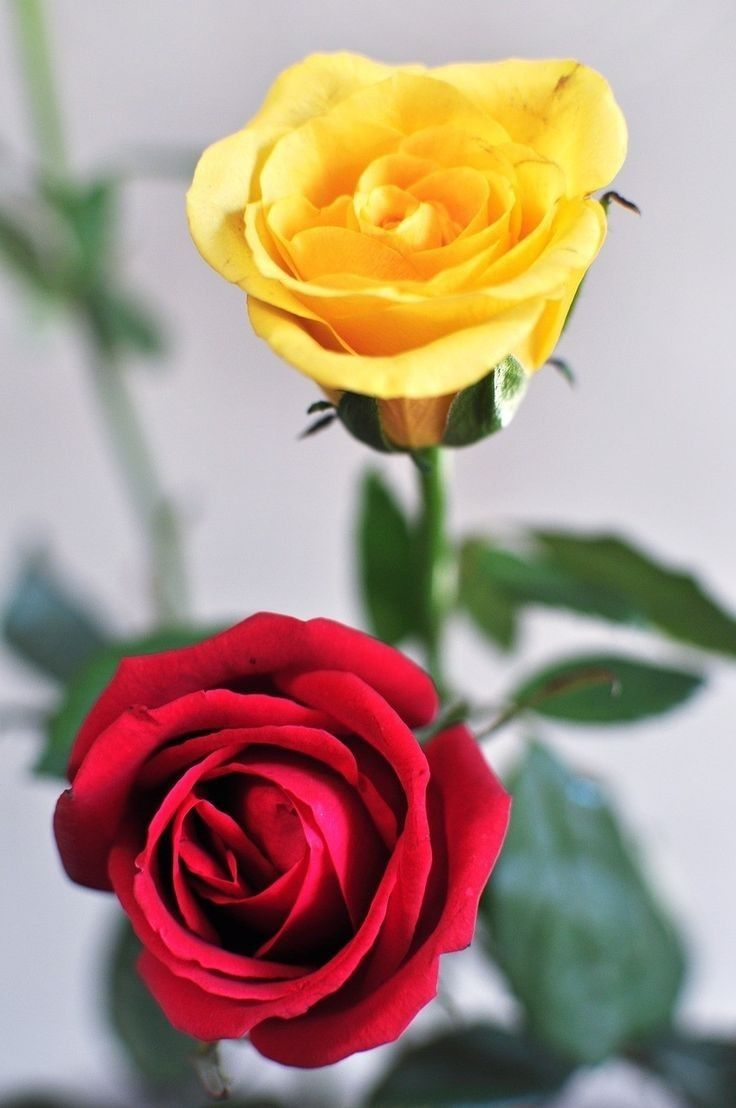
#> input picture red_yellow.jpg, 736 x 1108 px, found by its file name
$ jupyter execute HDR.ipynb
#> lines starting #> are read from the running program, lines starting #| are printed output that depends on the picture
# Imports

[cell 1]
import cv2
import numpy as np
import matplotlib.pyplot as plt

# 1) Upload the photo

[cell 2]
img = cv2.imread("D:\Tempo\\red_yellow.jpg")
#> img is the input picture: shape (1108, 736, 3); mean B, G, R 127.8, 144, 170
img = cv2.resize(img, (500,400))
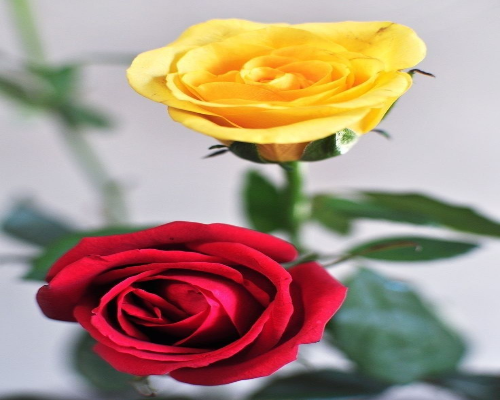
#> img: shape (400, 500, 3); mean B, G, R 127.7, 143.9, 169.9

# 2) Create 3 Exposures for 1 photo

[cell 3]
def LDR_exposures(img , factor):  # lighter , darker , regular
#> called with factor = 0.2
    return np.clip(img.astype(np.float32) * factor , 0, 255).astype(np.uint8)
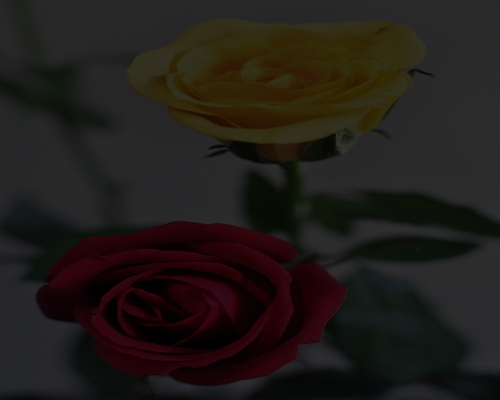
#> returned value: shape (400, 500, 3); mean of channels 0, 1, 2 25.1, 28.4, 33.6; drawn as B, G, R

exposure = np.array([0.2 ,  4.0],dtype=np.float32) # 2 exposures (darker , regular , lighter)

imgs = [LDR_exposures(img , exposure[0]) ,
        img.copy() ,
        LDR_exposures(img , exposure[1])]
#> call 2 of LDR_exposures, with factor = 4
#> in LDR_exposures (call 2), `return np.clip(img.astype(np.float32) * factor , 0, 255).astype(np.uin..`:
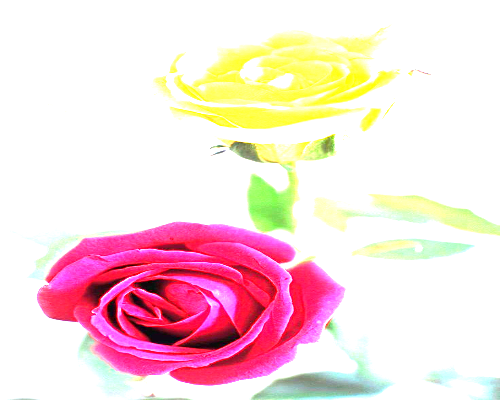
#> returned value: shape (400, 500, 3); mean of channels 0, 1, 2 218.2, 218.4, 247.5; drawn as B, G, R

# 3) Merge the 3 Exposures

[cell 4]
def mergeHDR (imgs , times):
    hdr = np.zeros(imgs[0].shape , dtype=np.float32)
    weight_sum = np.zeros_like(imgs[0] , dtype=np.float32)

    for img , t in zip(imgs , times):
        w = 1.0 - (img.astype(np.float32) / 127.5 - 1.0) ** 2
        hdr += w * (img.astype(np.float32) / 255.0 / t )
        weight_sum += w
#> this loop made 2 passes
#> t on passes 1 to 2: 0.2, 4
#> pass 1, in mergeHDR, `hdr += w * (img.astype(np.float32) / 255.0 / t )`:
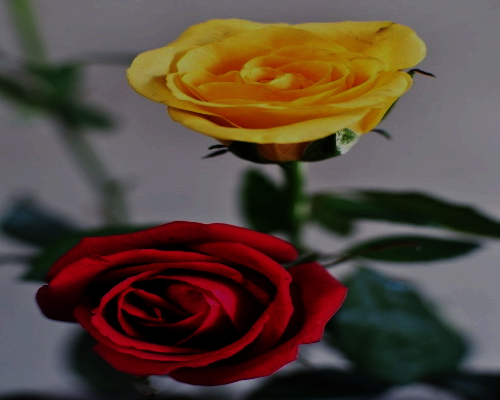
#> hdr: shape (400, 500, 3) float32; mean of channels 0, 1, 2 0.227, 0.27, 0.336; drawn as B, G, R
#> after the loop:
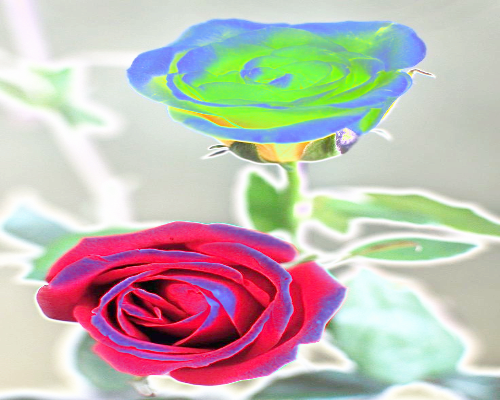
#> weight_sum: shape (400, 500, 3) float32; mean of channels 0, 1, 2 0.978, 1.01, 1.07; drawn with min black and max white
    return hdr / (weight_sum +1e-8)
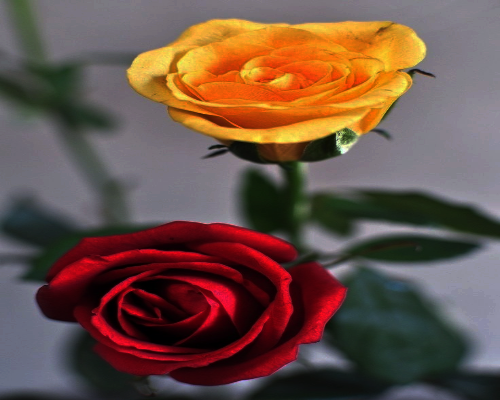
#> returned value: shape (400, 500, 3) float32; mean of channels 0, 1, 2 0.276, 0.318, 0.423; drawn as B, G, R
hdr = mergeHDR(imgs , exposure)

# 4) Tone mapping

[cell 5]
def mapping(hdr , gamma = 1.599): # gamma: how much to control the overall brightness
#> called with gamma = 1.6
    lum =0.2126 * hdr[...,0] + 0.7152 * hdr[...,1] + 0.0722 * hdr[...,2]
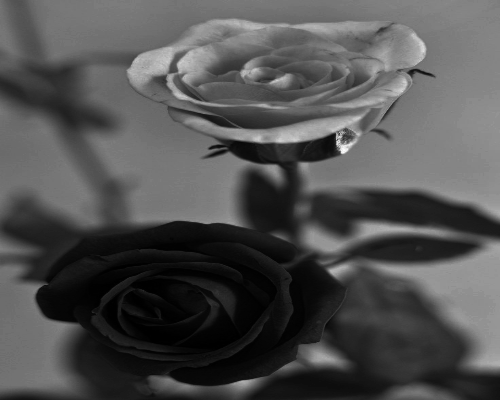
#> lum: shape (400, 500) float32; min 0.000533, max 0.987, mean 0.317
    scale = (lum / (1 + lum)) / (lum + 1e-8)
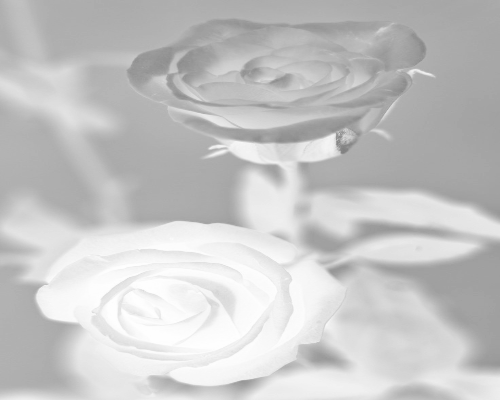
#> scale: shape (400, 500) float32; min 0.503, max 0.999, mean 0.776
    out = np.clip(hdr * scale[...,None] , 0 , 1) ** (1.0 / gamma)
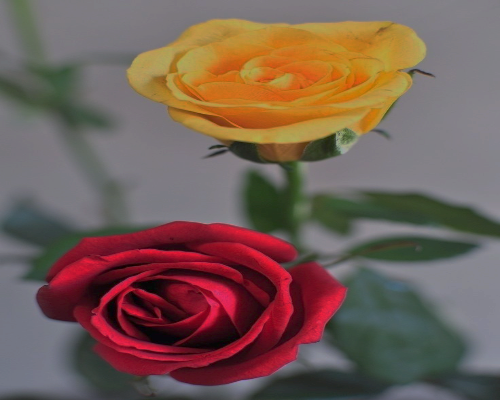
#> out: shape (400, 500, 3) float32; mean of channels 0, 1, 2 0.336, 0.368, 0.46; drawn as B, G, R
    return (out * 255).astype(np.uint8)

result = mapping(hdr)

5) testing

[cell 6]
fig, axes = plt.subplots(1, 3, figsize=(18, 4))
titles = ["Original", "HDR Raw", "HDR Tone Mapped"]
imgs   = [ imgs[1],
          (np.clip(hdr/hdr.max(), 0, 1)*255).astype(np.uint8), result]

for ax, im, title in zip(axes, imgs, titles):
    ax.imshow(cv2.cvtColor(im, cv2.COLOR_BGR2RGB))
    ax.set_title(title, fontsize=11)
    ax.axis('off')
#> this loop made 3 passes
#> title on passes 1 to 3: 'Original', 'HDR Raw', 'HDR Tone Mapped'

plt.suptitle("HDR Pipeline ", fontsize=13, fontweight='bold')
plt.tight_layout()
plt.show()
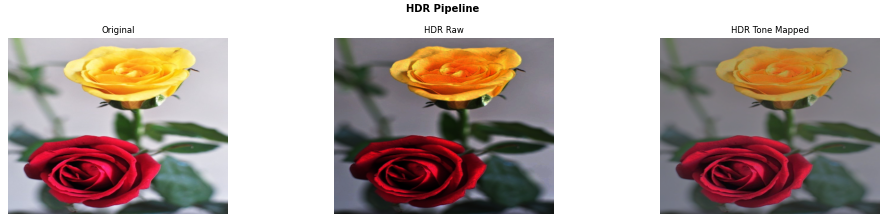
#> figure drawn by matplotlib, 3 panels

[cell 7]
hdr_raw = (np.clip(hdr/hdr.max(), 0, 1)*255).astype(np.uint8)
hdr_tone_mapped = result

cv2.imwrite("hdr_raw.jpg", hdr_raw)
cv2.imwrite("hdr_tone_mapped.jpg", hdr_tone_mapped)
#> Out = True

$ run again, with Right.jpg copied over red_yellow.jpg
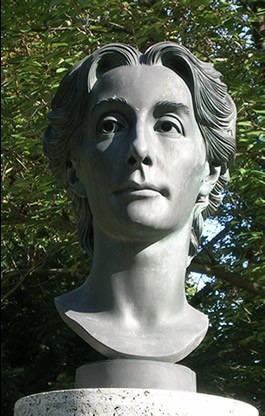
#> input picture Right.jpg, 265 x 416 px, found by its file name
#> img is the input picture: shape (416, 265, 3); mean B, G, R 81.4, 95.1, 87.8
#> img: shape (400, 500, 3)
#> the loop in mergeHDR, `for img , t in zip(imgs , times):` made 2 passes
#> t on passes 1 to 2: 0.2, 4
#> the loop `for ax, im, title in zip(axes, imgs, titles):` made 3 passes
#> title on passes 1 to 3: 'Original', 'HDR Raw', 'HDR Tone Mapped'
#> `plt.show()`:
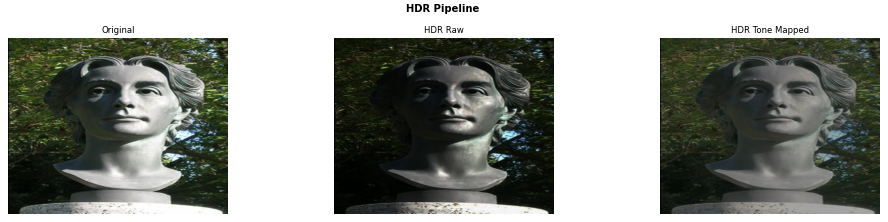
#> figure drawn by matplotlib, 3 panels
#> Out = True
